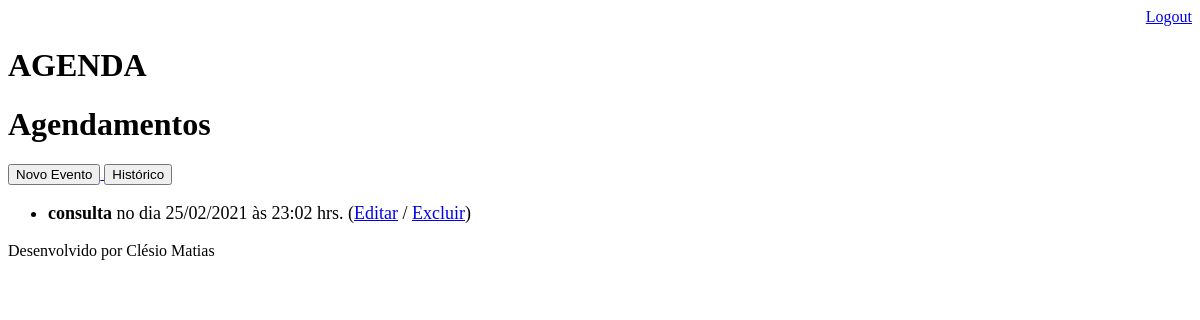
Page / (signed in) on the earlier database version.
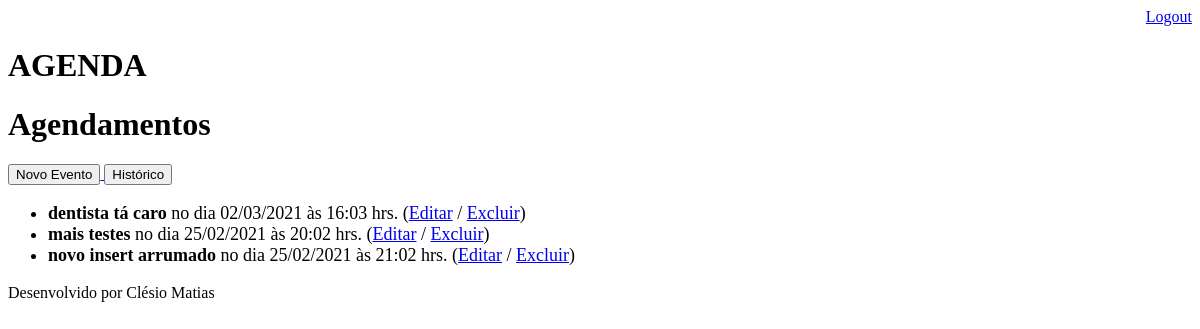
Same page on the later database version.
### core/models.py (models this page shows, shortened)
class Evento(models.Model):
    titulo = models.CharField(max_length=50)
    descricao = models.TextField(blank = True, null=True)
    data_evento = models.DateTimeField(verbose_name='Data do Evento')
    data_criacao = models.DateTimeField(auto_now=True)
    usuario = models.ForeignKey(User, on_delete=models.CASCADE)
    class Meta:
          db_table = 'evento'
    def get_data_evento(self):
        return self.data_evento.strftime(' no dia %d/%m/%Y às %H:%m hrs.')
    def get_evento_atrasado(self):
        if self.data_evento < datetime.now(now.tzinfo):
            return True
        else:
            return False

### core/views.py (the view)
# urls.py: path('', views.lista_eventos),
@login_required(login_url='/login/')
def lista_eventos(request):
    usuario = request.user
    data_atual = datetime.now() - timedelta(hours=1)
    evento = Evento.objects.filter(usuario=usuario,
                                   data_evento__gt = data_atual)
    dados = {'eventos':evento}
    return render(request,'agenda.html', dados)

### templates/agenda.html (shortened to what this page needs)
{% extends 'model_page.html' %}
{% block content%}
    <h1>Agendamentos</h1>
    <a href="agenda/evento/">
    <button type='button'>Novo Evento</button>
    </a>
    <a href="agenda/historico/">
    <button type='button'>Histórico</button>
    </a>
    <ul style="font-size: 18px">
    {%for evento in eventos%}
        <li>
            <div style=>
                <strong>{{evento.titulo}} </strong> {{evento.get_data_evento}}
                (<a href='agenda/evento/?id={{evento.id}}'>Editar</a> / <a href="agenda/evento/delete/{{evento.id}}">Excluir</a>)
            </div>
         </li>
    {%endfor%}
    </ul>
{%endblock%}

### templates/model_page.html
<!DOCTYPE html>
<html lang='pt-br'>
    <head>
        {% include 'model_header.html' %}
    </head>
    <body>
        {% block content%} {% endblock %}
        {% include 'model_footer.html' %}
    </body>
</html>

### templates/model_header.html (shortened to what this page needs)
<div align='right'>
    <a href="/logout">Logout</a>
</div>
<h1>AGENDA</h1>

### templates/model_footer.html
<p>Desenvolvido por Clésio Matias</p>

Differences in the rows shown:
removed Evento: titulo "consulta", get_data_evento "no dia 25/02/2021 às 23:02 hrs."
now on this page (row edited): Evento: titulo "dentista tá caro", get_data_evento "no dia 02/03/2021 às 16:03 hrs."
added Evento: titulo "mais testes", get_data_evento "no dia 25/02/2021 às 20:02 hrs."
added Evento: titulo "novo insert arrumado", get_data_evento "no dia 25/02/2021 às 21:02 hrs."
